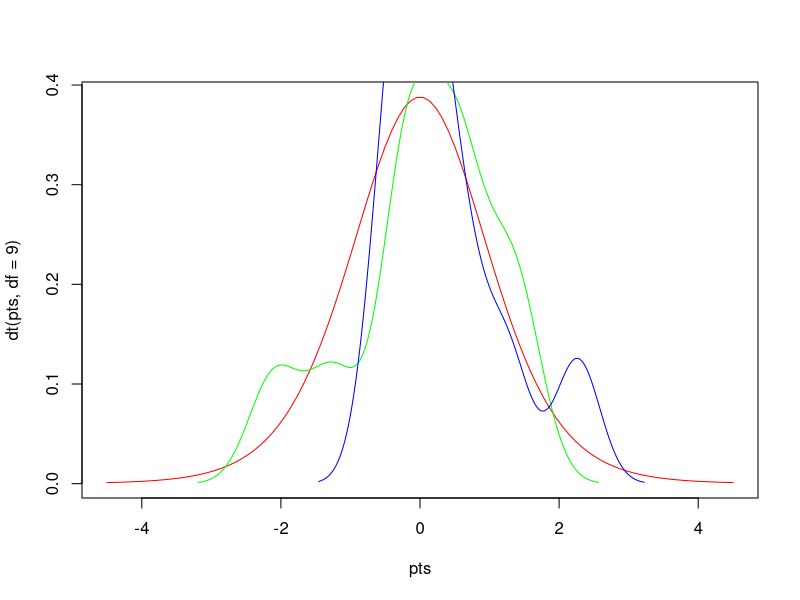

Write R code to recreate this figure.
#Alani Williams, August 29, 2022
#Calculate T-test on dummy data

#create dummy data
x = rnorm(10);
y = rnorm(10)

#Visualize the pints in variable x and y
pts = seq(-4.5,4.5,length=100)
plot(pts,dt(pts,df=9),col='red',type='l')

#Plot x and y values on refernce plot
lines(density(x), col='green')
lines(density(y), col='blue')

#Perform t test to check if there is a significant difference between x and y variable
ttest = t.test(x,y)
ttest

#Null hypothesis: No difference between x and y
#Alternate hypothesis: Significant difference between x and y

##Result: Null hypothesis
